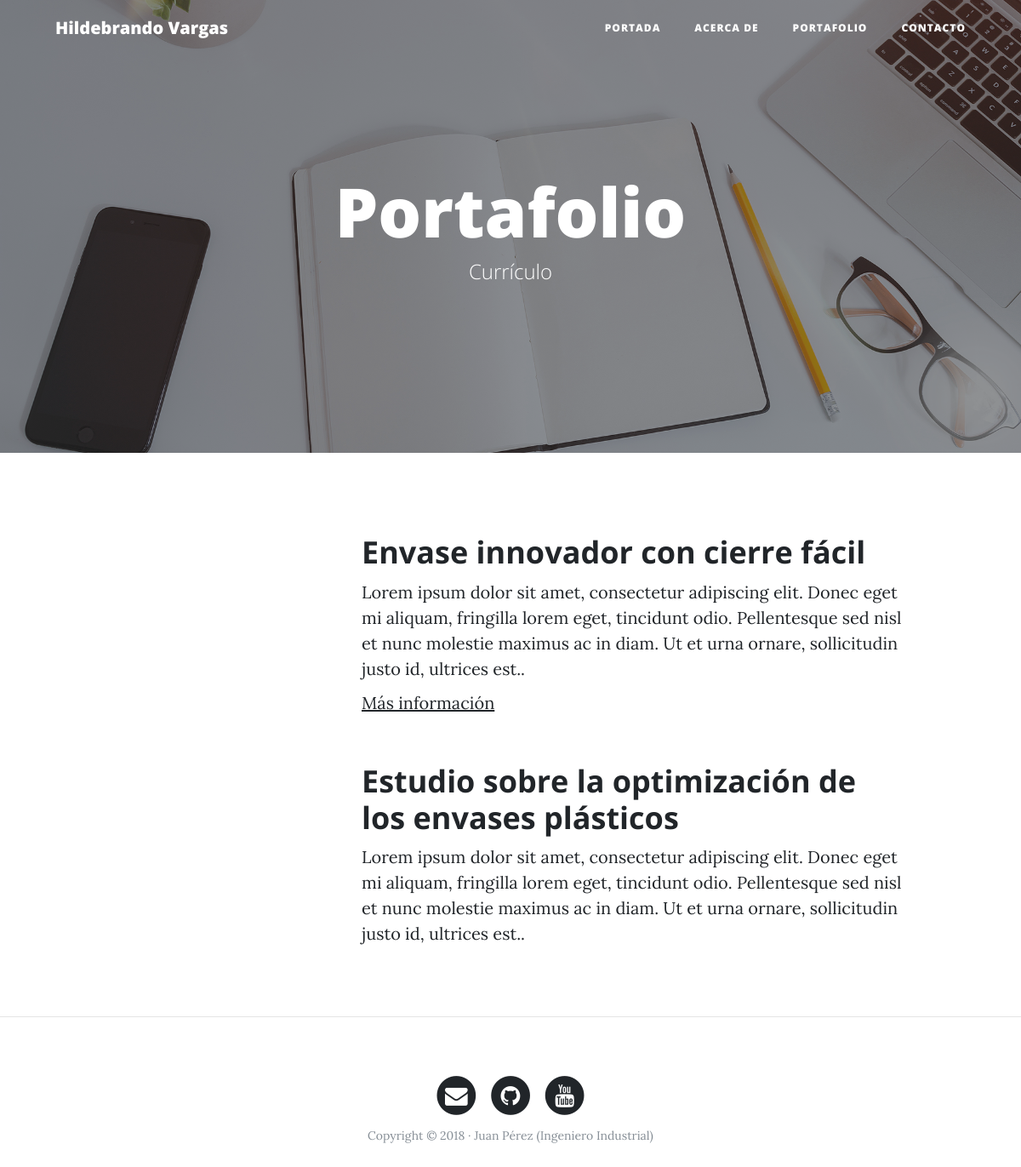
/portfolio/, run on an earlier commit of the app's database.
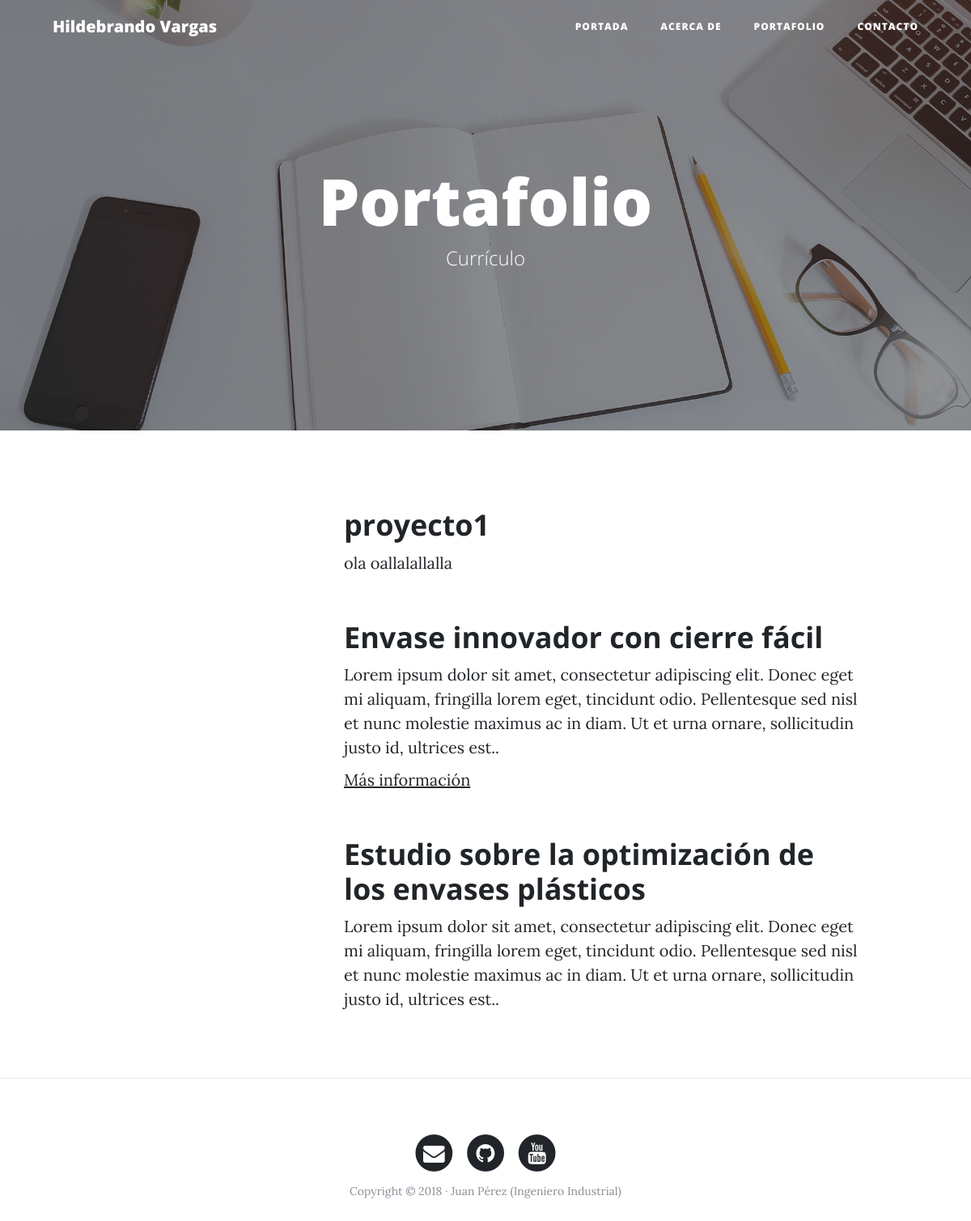
And on a later commit of the database.
### portfolio/models.py (models this page shows, shortened)
class Project(models.Model):
    title = models.CharField(max_length=200, verbose_name="Título")
    description = models.TextField(verbose_name="Descripción")
    image = models.ImageField(verbose_name="Imagen", upload_to="projects")
    link = models.URLField(verbose_name="Dirección Web", null=True, blank=True)
    created = models.DateTimeField(auto_now_add=True, verbose_name="Fecha de creación")
    updated = models.DateTimeField(auto_now=True, verbose_name="Fecha de edición")
    class Meta:
        verbose_name = "proyecto"
        verbose_name_plural = "proyectos"
        ordering = ["-created"]

### portfolio/views.py (the view)
# urls.py: path('portfolio/', portfolio_views.portfolio, name="portfolio"),
def portfolio(request):
    projects = Project.objects.all()
    return render(request, "portfolio/portfolio.html", {'projects': projects})

### portfolio/templates/portfolio/portfolio.html (shortened to what this page needs)
{% extends 'core/base.html' %}
{% block background %}{% load static %}{% static 'core/img/portfolio-bg.jpg' %}{% endblock %}
{% block headers %}
<h1>Portafolio</h1>
<span class="subheading">Currículo</span>
{% endblock %}
{% block content %}
    {% for project in projects %}
        <div class="row project">
            <div class="col-lg-3 col-md-4 offset-lg-1">
            </div>
            <div class="col-lg-7 col-md-8">
                <h2 class="section-heading title">{{project.title}}</h2>
                <p>{{project.description}}</p>
                {% if project.link %}
                    <p><a href="{{project.link}}">Más información</a></p>
                {% endif %}
            </div>
        </div>
    {% endfor %}
{% endblock %}

### core/templates/core/base.html (shortened to what this page needs)
<!DOCTYPE html>
<html lang="es">
  <head>
    {% load static %}
    <link href="{% static 'core/vendor/bootstrap/css/bootstrap.min.css' %}" rel="stylesheet">
    <link href="{% static 'core/vendor/font-awesome/css/font-awesome.min.css' %}" rel="stylesheet" type="text/css">
    <link href="{% static 'core/css/clean-blog.min.css' %}" rel="stylesheet">
  </head>
  <body>
    <nav class="navbar navbar-expand-lg navbar-light fixed-top" id="mainNav">
      <div class="container">
        <a class="navbar-brand" href="{% url 'home' %}">Hildebrando Vargas</a>
        <div class="collapse navbar-collapse" id="navbarResponsive">
          <ul class="navbar-nav ml-auto">
            <li class="nav-item">
              <a class="nav-link" href="{% url 'home' %}">Portada</a>
            </li>
            <li class="nav-item">
              <a class="nav-link" href="{% url 'about' %}">Acerca de</a>
            </li>
            <li class="nav-item">
              <a class="nav-link" href="{% url 'portfolio' %}">Portafolio</a>
            </li>
            <li class="nav-item">
              <a class="nav-link" href="{% url 'contact' %}">Contacto</a>
            </li>
          </ul>
        </div>
      </div>
    </nav>
    <header class="masthead" style="background-image: url('{% block background %}{% endblock %}')">
      <div class="overlay"></div>
      <div class="container">
        <div class="row">
          <div class="col-lg-8 col-md-10 mx-auto">
            <div class="site-heading">
              {% block headers %}{% endblock %}
            </div>
          </div>
        </div>
      </div>
    </header>
    <div class="container">
      {% block content %}{% endblock %}
    </div>
    {% if request.path != "/" %}<hr>{% endif %}
    <footer>
      <div class="container">
        <div class="row">
          <div class="col-lg-8 col-md-10 mx-auto">
            <ul class="list-inline text-center">
              <li class="list-inline-item">
                <a href="#">
                  <span class="fa-stack fa-lg">
                    <i class="fa fa-circle fa-stack-2x"></i>
                    <i class="fa fa-envelope fa-stack-1x fa-inverse"></i>
                  </span>
                </a>
              </li>
              <li class="list-inline-item">
                <a href="#">
                  <span class="fa-stack fa-lg">
                    <i class="fa fa-circle fa-stack-2x"></i>
                    <i class="fa fa-github fa-stack-1x fa-inverse"></i>
                  </span>
                </a>
              </li>
              <li class="list-inline-item">
                <a href="#">
                  <span class="fa-stack fa-lg">
                    <i class="fa fa-circle fa-stack-2x"></i>
                    <i class="fa fa-youtube fa-stack-1x fa-inverse"></i>
                  </span>
                </a>
              </li>
            </ul>
            <p class="copyright text-muted">Copyright &copy; 2018 · Juan Pérez (Ingeniero Industrial) </p>
          </div>
        </div>
      </div>
    </footer>
  </body>
</html>

What changed in the data, as far as the page shows it:
added Project: title "proyecto1", description "ola oallalallalla"
